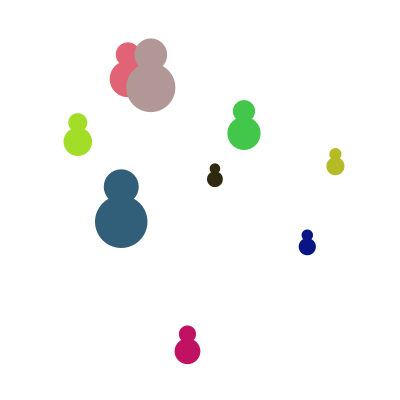
Frame 1 (no input)
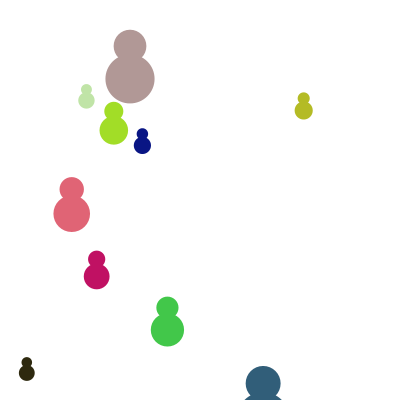
Frame 60 (the mouse pressed at the canvas centre just before this capture)
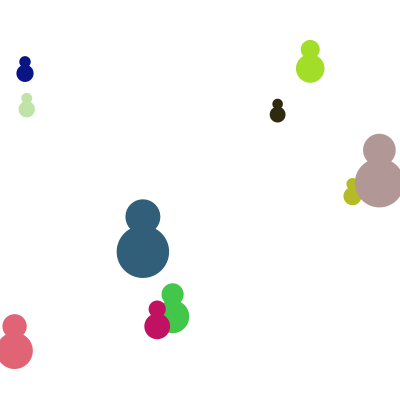
Frame 120 (the mouse held since frame 60 and released just before this capture)

The Processing sketch that drew these frames (run headless with seeded random() and noise(); from frame 60 on, the mouse is pressed at the canvas centre):

// Processing sketch: processing_91807
// ── processing_91807.pde

// Homework 10, 03-03-13
// Xinran Lu, xinranl@andrew.cmu.edu
// Copyright Xinran Lu March 2013 Pittsburgh PA 15232

float [ ] xList = {random(50, 350), random(50, 350), random(50, 350),
                   random(50, 350), random(50, 350), random(50, 350),
                   random(50, 350), random(50, 350), random(50, 350),
                   random(50, 350) };
float [ ] yList = {random(50, 350), random(50, 350), random(50, 350),
                   random(50, 350), random(50, 350), random(50, 350),
                   random(50, 350), random(50, 350), random(50, 350),
                   random(50, 350) };
float [ ] sizeList = {random(10, 40), random(10, 40), random(10, 40),
                      random(10, 40), random(10, 40), random(10, 40),
                      random(10, 40), random(10, 40), random(10, 40),
                      random(10, 40) };
int [ ] colList = {color(random(255), random(255), random(255)),
                   color(random(255), random(255), random(255)), 
                   color(random(255), random(255), random(255)), 
                   color(random(255), random(255), random(255)), 
                   color(random(255), random(255), random(255)), 
                   color(random(255), random(255), random(255)), 
                   color(random(255), random(255), random(255)), 
                   color(random(255), random(255), random(255)), 
                   color(random(255), random(255), random(255)), 
                   color(random(255), random(255), random(255)) };
float [ ] deltaX = {random(-5, 5), random(-5, 5),
                    random(-5, 5), random(-5, 5),
                    random(-5, 5), random(-5, 5),
                    random(-5, 5), random(-5, 5),
                    random(-5, 5), random(-5, 5)};
float [ ] deltaY = {random(-5, 5), random(-5, 5),
                    random(-5, 5), random(-5, 5),
                    random(-5, 5), random(-5, 5),
                    random(-5, 5), random(-5, 5),
                    random(-5, 5), random(-5, 5)};
                   
void setup()
{
  size(400, 400);  
  background(255);
  smooth();
}

void draw()
{
  background(255);
  drawFigure();
  moveFigure();
}

void drawFigure()
{
  for(int i = 0; i < xList.length; i++)
  {
    noStroke();
    fill(colList[i]);
    ellipse(xList[i], yList[i], sizeList[i], sizeList[i]);
    ellipse(xList[i], yList[i]+sizeList[i], sizeList[i]*1.5, sizeList[i]*1.5);
  }
}

void moveFigure()
{
  for(int i = 0; i < xList.length; i++)
  {
    xList[i] = xList[i] + deltaX[i];
    yList[i] = yList[i] + deltaY[i];
    if(xList[i] > width || yList[i] > height || xList[i] < 0 || yList[i] < 0)
    {
      deltaX[i] = -deltaX[i];
      deltaY[i] = -deltaY[i];
    }
  }  
}
